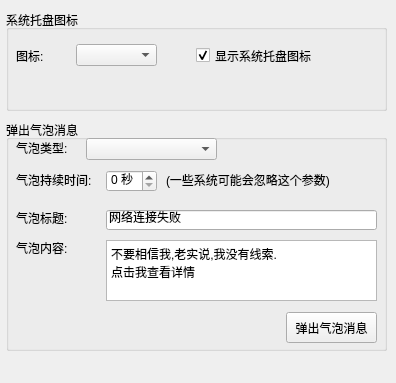
<?xml version="1.0" encoding="UTF-8"?>
<ui version="4.0">
 <class>MainWindow</class>
 <widget class="QMainWindow" name="MainWindow">
  <property name="geometry">
   <rect>
    <x>0</x>
    <y>0</y>
    <width>396</width>
    <height>383</height>
   </rect>
  </property>
  <property name="windowTitle">
   <string>MainWindow</string>
  </property>
  <widget class="QWidget" name="centralWidget">
   <widget class="QGroupBox" name="groupBox">
    <property name="geometry">
     <rect>
      <x>6</x>
      <y>10</y>
      <width>381</width>
      <height>101</height>
     </rect>
    </property>
    <property name="title">
     <string>系统托盘图标</string>
    </property>
    <widget class="QLabel" name="label">
     <property name="geometry">
      <rect>
       <x>10</x>
       <y>38</y>
       <width>41</width>
       <height>16</height>
      </rect>
     </property>
     <property name="text">
      <string>图标:</string>
     </property>
    </widget>
    <widget class="QComboBox" name="iconComboBox">
     <property name="geometry">
      <rect>
       <x>70</x>
       <y>34</y>
       <width>81</width>
       <height>22</height>
      </rect>
     </property>
    </widget>
    <widget class="QCheckBox" name="showIconCheckBox">
     <property name="geometry">
      <rect>
       <x>190</x>
       <y>35</y>
       <width>131</width>
       <height>21</height>
      </rect>
     </property>
     <property name="text">
      <string>显示系统托盘图标</string>
     </property>
     <property name="checked">
      <bool>true</bool>
     </property>
    </widget>
   </widget>
   <widget class="QGroupBox" name="groupBox_2">
    <property name="geometry">
     <rect>
      <x>6</x>
      <y>120</y>
      <width>381</width>
      <height>231</height>
     </rect>
    </property>
    <property name="title">
     <string>弹出气泡消息</string>
    </property>
    <widget class="QLabel" name="label_2">
     <property name="geometry">
      <rect>
       <x>10</x>
       <y>20</y>
       <width>61</width>
       <height>16</height>
      </rect>
     </property>
     <property name="text">
      <string>气泡类型:</string>
     </property>
    </widget>
    <widget class="QComboBox" name="typeComboBox">
     <property name="geometry">
      <rect>
       <x>80</x>
       <y>18</y>
       <width>131</width>
       <height>22</height>
      </rect>
     </property>
    </widget>
    <widget class="QSpinBox" name="durationSpinBox">
     <property name="geometry">
      <rect>
       <x>100</x>
       <y>50</y>
       <width>51</width>
       <height>22</height>
      </rect>
     </property>
     <property name="suffix">
      <string> 秒</string>
     </property>
    </widget>
    <widget class="QLabel" name="label_3">
     <property name="geometry">
      <rect>
       <x>10</x>
       <y>52</y>
       <width>81</width>
       <height>16</height>
      </rect>
     </property>
     <property name="text">
      <string>气泡持续时间:</string>
     </property>
    </widget>
    <widget class="QLabel" name="label_4">
     <property name="geometry">
      <rect>
       <x>160</x>
       <y>52</y>
       <width>171</width>
       <height>16</height>
      </rect>
     </property>
     <property name="text">
      <string>(一些系统可能会忽略这个参数)</string>
     </property>
    </widget>
    <widget class="QLabel" name="label_5">
     <property name="geometry">
      <rect>
       <x>10</x>
       <y>90</y>
       <width>61</width>
       <height>16</height>
      </rect>
     </property>
     <property name="text">
      <string>气泡标题:</string>
     </property>
    </widget>
    <widget class="QLabel" name="label_6">
     <property name="geometry">
      <rect>
       <x>10</x>
       <y>120</y>
       <width>61</width>
       <height>16</height>
      </rect>
     </property>
     <property name="text">
      <string>气泡内容:</string>
     </property>
    </widget>
    <widget class="QLineEdit" name="titleEdit">
     <property name="geometry">
      <rect>
       <x>100</x>
       <y>90</y>
       <width>271</width>
       <height>20</height>
      </rect>
     </property>
     <property name="text">
      <string>网络连接失败</string>
     </property>
    </widget>
    <widget class="QTextEdit" name="bodyEdit">
     <property name="geometry">
      <rect>
       <x>100</x>
       <y>120</y>
       <width>271</width>
       <height>61</height>
      </rect>
     </property>
     <property name="html">
      <string>&lt;!DOCTYPE HTML PUBLIC &quot;-//W3C//DTD HTML 4.0//EN&quot; &quot;http://www.w3.org/TR/REC-html40/strict.dtd&quot;&gt;
&lt;html&gt;&lt;head&gt;&lt;meta name=&quot;qrichtext&quot; content=&quot;1&quot; /&gt;&lt;style type=&quot;text/css&quot;&gt;
p, li { white-space: pre-wrap; }
&lt;/style&gt;&lt;/head&gt;&lt;body style=&quot; font-family:'SimSun'; font-size:9pt; font-weight:400; font-style:normal;&quot;&gt;
&lt;p style=&quot; margin-top:0px; margin-bottom:0px; margin-left:0px; margin-right:0px; -qt-block-indent:0; text-indent:0px;&quot;&gt;不要相信我,老实说,我没有线索.&lt;br /&gt;点击我查看详情&lt;/p&gt;&lt;/body&gt;&lt;/html&gt;</string>
     </property>
    </widget>
    <widget class="QPushButton" name="showMessageButton">
     <property name="geometry">
      <rect>
       <x>280</x>
       <y>192</y>
       <width>91</width>
       <height>31</height>
      </rect>
     </property>
     <property name="text">
      <string>弹出气泡消息</string>
     </property>
    </widget>
   </widget>
  </widget>
  <widget class="QMenuBar" name="menuBar">
   <property name="geometry">
    <rect>
     <x>0</x>
     <y>0</y>
     <width>396</width>
     <height>23</height>
    </rect>
   </property>
  </widget>
 </widget>
 <layoutdefault spacing="6" margin="11"/>
 <resources/>
 <connections/>
</ui>
